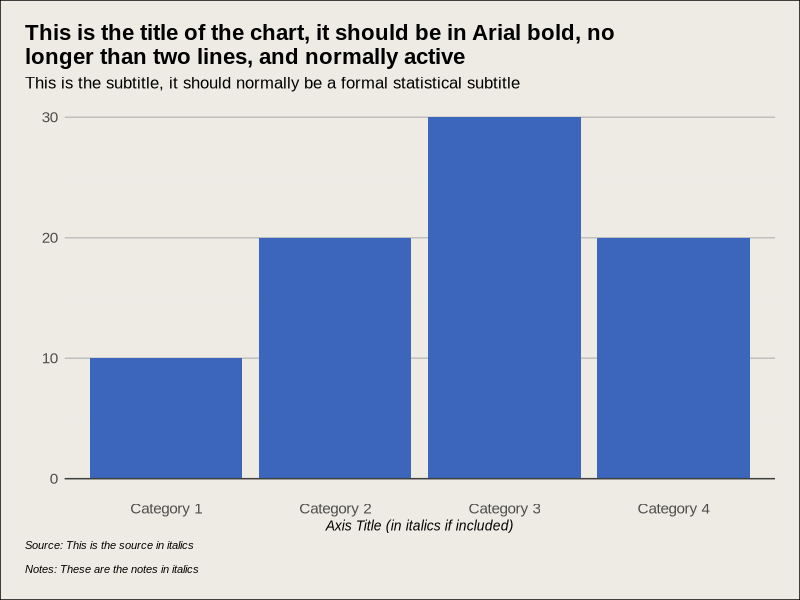

Recreate this plot in R.
## ---- chunk 1
library(tidyverse)

df <- data.frame(
  X_Axis_Title = c("Category 1", "Category 2", "Category 3", "Category 4"),
  Y_Axis_Title = c(10, 20, 30, 20)
)

ggplot(df, aes(x = X_Axis_Title, y = Y_Axis_Title)) +
  geom_bar(stat = "identity", fill = "#3b66bc") +
    geom_hline(yintercept = 0, linetype = "solid", color = "#404040") +
  labs(x = "Axis Title (in italics if included)", 
       y = "", 
       title = "This is the title of the chart, it should be in Arial bold, no\nlonger than two lines, and normally active",
       subtitle = "This is the subtitle, it should normally be a formal statistical subtitle",
       caption = "Source: This is the source in italics\n\nNotes: These are the notes in italics") + 
  theme_minimal() + 
  theme(
          text = element_text(family = "Arial"),
          plot.title.position = "plot",
          plot.title = element_text(size = 16, face = "bold"),
          plot.subtitle = element_text(size = 12),
          plot.caption.position = "plot",
          plot.caption = element_text(hjust = 0, size = 8, face = "italic"),
          panel.grid.major.x = element_blank(),
          panel.grid.major.y = element_line(colour = "grey"),
          plot.background = element_rect(fill = "#EDEBE3"),
          plot.margin = margin(0.25, 0.25, 0.25, 0.25, "in"),
          axis.text.y = element_text(size = 11),
          axis.text.x = element_text(size = 11),
          axis.title.x = element_text(size = 10, face = "italic"))

## ---- chunk 2


taso_one_colour <- "#3b66bc"
taso_two_colour <- c("#3b66bc", "#07dbb3")
taso_three_colour <- c("#3b66bc", "#00a8da", "#07dbb3")
taso_four_colour <- c("#3b66bc", "#0093d9", "#00bad2", "#07dbb3")
taso_five_colour <- c("#3b66bc", "#0089d6", "#00a8da", "#00c3cc", "#07dbb3")

taso_likert <- c("#f9466c", "#fea3ac", "#f1f1f1", "#9ea8d7", "#3b66bc")

